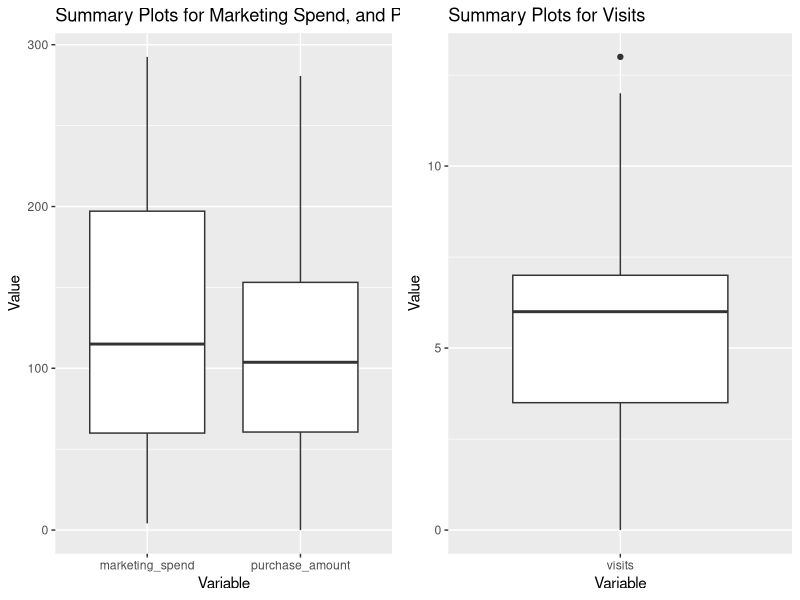
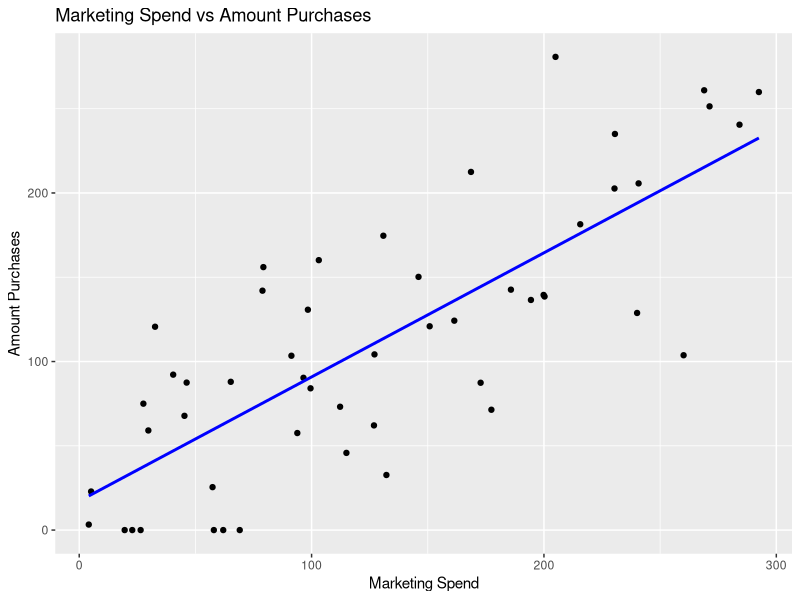
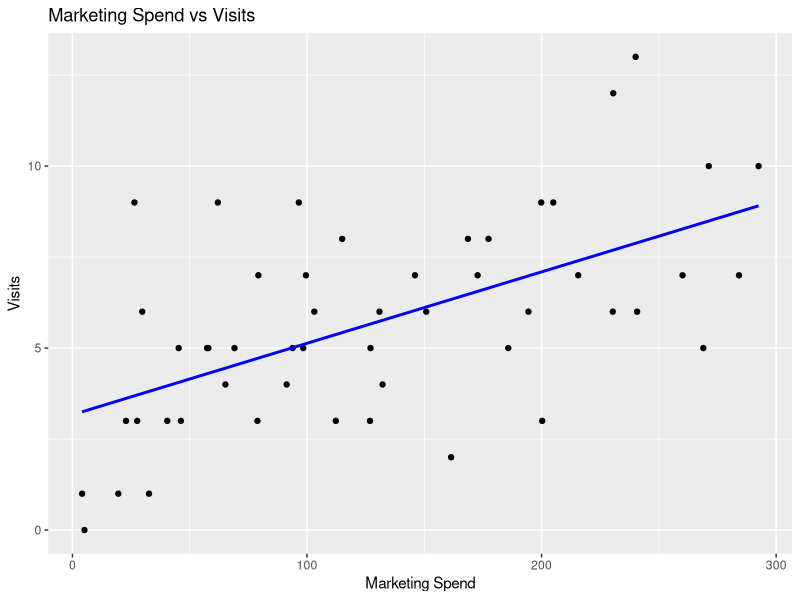
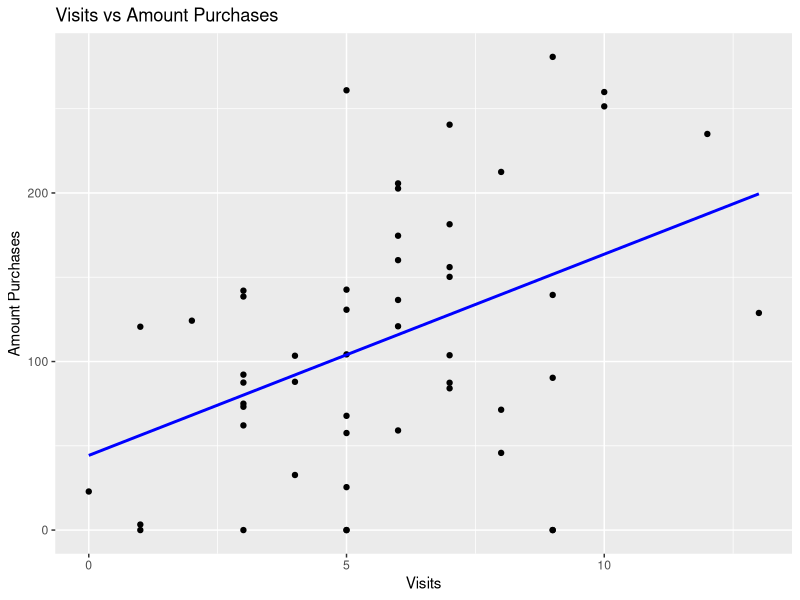

The R script that drew these images, in order:
## ---- chunk 1
#| echo: FALSE
#| message: FALSE
#| warning: FALSE
library(tidyverse)
library(ggplot2)
library(gridExtra)
## ---- chunk 2
#| message: FALSE
#| warning: FALSE
data <- read_csv("data/34667830_Minh Ngo.csv")
## ---- chunk 3
#| echo: FALSE
size <- nrow(data)
column <- ncol(data)
dataset_description <- data.frame(
  size = size,
  columns = column
)
## ---- chunk 4
dataset_description
## ---- chunk 5
data.frame(type = sapply(data, class))
## ---- chunk 6
# Count NA values
na_count <- sapply(data, function(x) sum(is.na(x)))
data.frame(na_count)
# Summary table
summary_table <- data |> summary()

summary_table
## ---- chunk 7
data_clean <- data |> drop_na()
## ---- chunk 8
mar_pur_plot <- data_clean |> select(marketing_spend, purchase_amount) |> 
  pivot_longer(cols = c(marketing_spend, purchase_amount), 
               names_to = "variable", 
               values_to = "value") |> 
  ggplot(aes(x = variable, y = value)) +
  geom_boxplot() +
  labs(title = "Summary Plots for Marketing Spend, and Purchase Amount",
       x = "Variable",
       y = "Value")

visit_plot <- data_clean |> select(visits) |>  
  ggplot(aes(x = "visits", y = visits)) +
  geom_boxplot() +
  labs(title = "Summary Plots for Visits",
       x = "Variable",
       y = "Value")

grid.arrange(mar_pur_plot, visit_plot, nrow = 1)
## ---- chunk 9
# Summary plot
mar_pur_plot <- data_clean |>
  ggplot(aes(x = marketing_spend, y = purchase_amount)) +
  geom_point() +
  geom_smooth(method = "lm", se = FALSE, color = "blue") +
  labs(title = "Marketing Spend vs Amount Purchases",
       x = "Marketing Spend",
       y = "Amount Purchases") 

mar_vis_plot <- data_clean |>
  ggplot(aes(x = marketing_spend, y = visits)) +
  geom_point() +
  geom_smooth(method = "lm", se = FALSE, color = "blue") +
  labs(title = "Marketing Spend vs Visits",
       x = "Marketing Spend",
       y = "Visits") 

pur_vis_plot <- data_clean |>
  ggplot(aes(x = visits, y = purchase_amount)) +
  geom_point() +
  geom_smooth(method = "lm", se = FALSE, color = "blue") +
  labs(title = "Visits vs Amount Purchases",
       x = "Visits",
       y = "Amount Purchases")

mar_pur_plot
mar_vis_plot
pur_vis_plot
